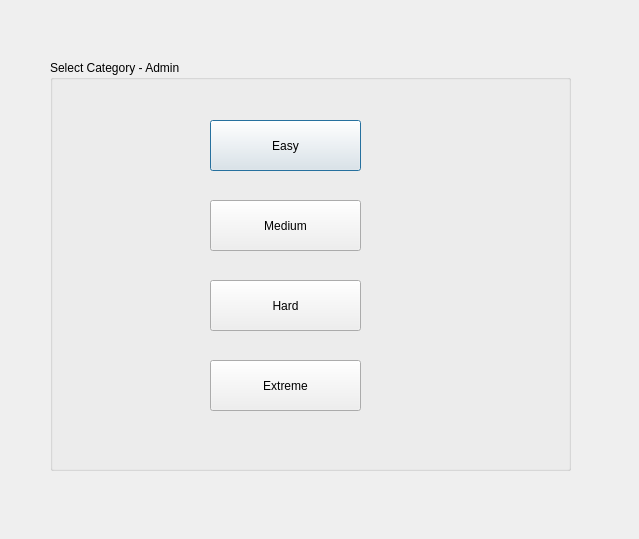
<?xml version="1.0" encoding="UTF-8"?>
<ui version="4.0">
 <class>Adminedit_category</class>
 <widget class="QDialog" name="Adminedit_category">
  <property name="geometry">
   <rect>
    <x>0</x>
    <y>0</y>
    <width>639</width>
    <height>539</height>
   </rect>
  </property>
  <property name="windowTitle">
   <string>Dialog</string>
  </property>
  <widget class="QGroupBox" name="groupBox">
   <property name="geometry">
    <rect>
     <x>50</x>
     <y>60</y>
     <width>521</width>
     <height>411</height>
    </rect>
   </property>
   <property name="title">
    <string>Select Category - Admin</string>
   </property>
   <widget class="QPushButton" name="adminedit_easy_btn">
    <property name="geometry">
     <rect>
      <x>160</x>
      <y>60</y>
      <width>151</width>
      <height>51</height>
     </rect>
    </property>
    <property name="text">
     <string>Easy</string>
    </property>
   </widget>
   <widget class="QPushButton" name="adminedit_med_btn">
    <property name="geometry">
     <rect>
      <x>160</x>
      <y>140</y>
      <width>151</width>
      <height>51</height>
     </rect>
    </property>
    <property name="text">
     <string>Medium</string>
    </property>
   </widget>
   <widget class="QPushButton" name="adminedit_hard_btn">
    <property name="geometry">
     <rect>
      <x>160</x>
      <y>220</y>
      <width>151</width>
      <height>51</height>
     </rect>
    </property>
    <property name="text">
     <string>Hard</string>
    </property>
   </widget>
   <widget class="QPushButton" name="adminedit_ext_btn">
    <property name="geometry">
     <rect>
      <x>160</x>
      <y>300</y>
      <width>151</width>
      <height>51</height>
     </rect>
    </property>
    <property name="text">
     <string>Extreme</string>
    </property>
   </widget>
  </widget>
 </widget>
 <resources/>
 <connections/>
</ui>
